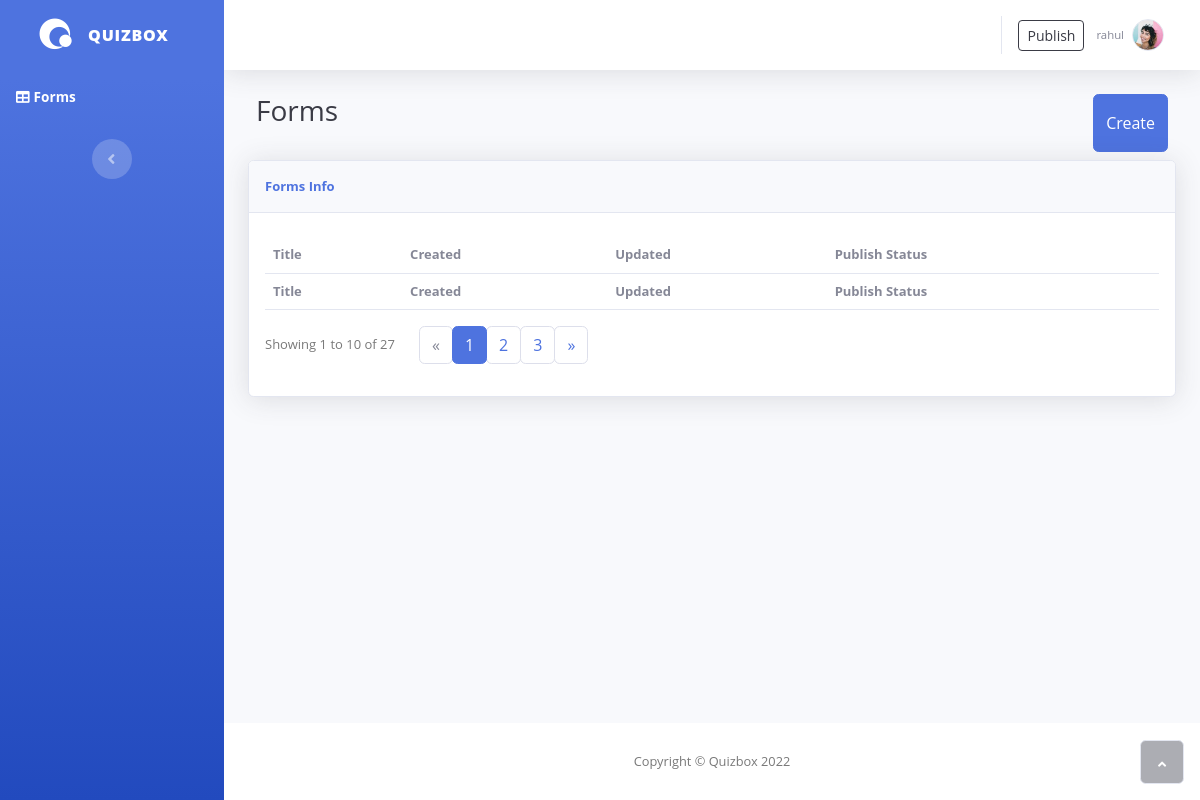
/form (signed in), run on an earlier commit of the app's database.
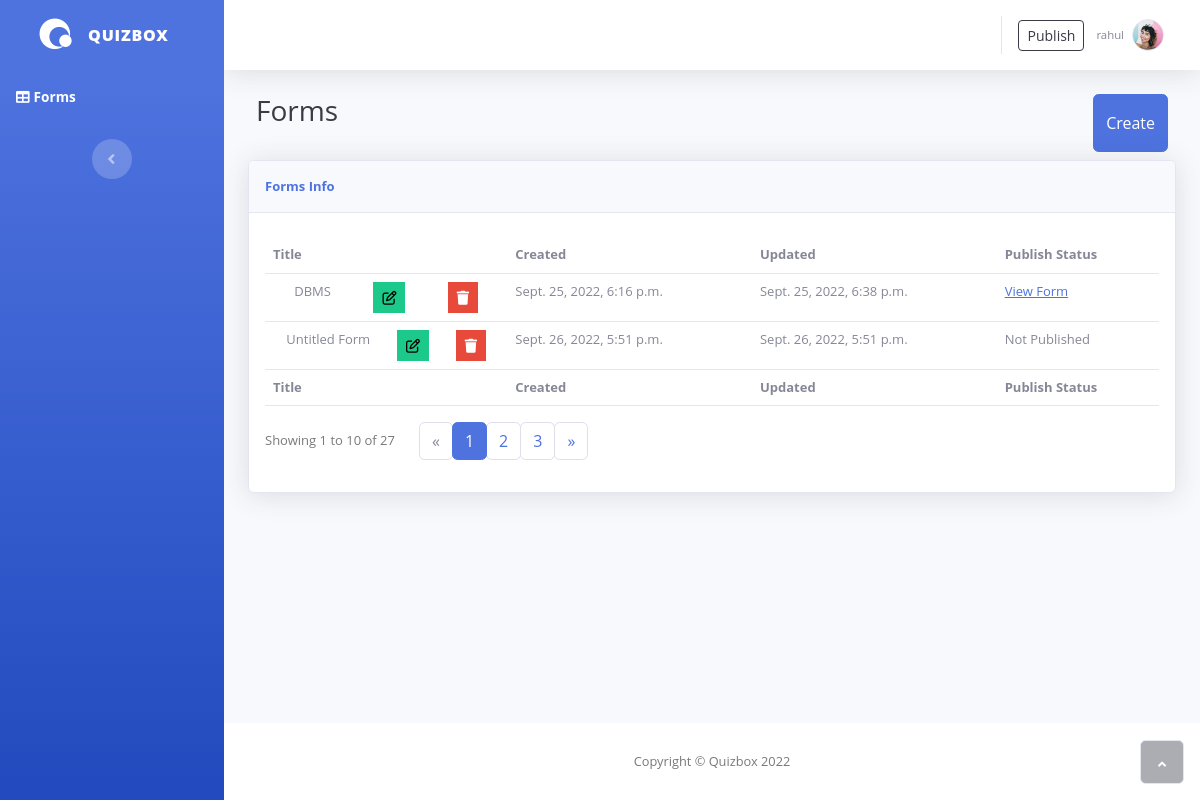
And on a later commit of the database.
### forms/models.py (models this page shows)
class Exam(models.Model):
    uuid = models.CharField(max_length=30)
    title = models.CharField(max_length=100)
    desc = models.CharField(max_length=300)
    owner = models.ForeignKey(User,on_delete=models.CASCADE,related_name="owner")
    email = models.EmailField(null=True)
    questions = models.ManyToManyField(Question, related_name="questions")
    is_publish = models.BooleanField(default=False)
    view_score = models.BooleanField(default=False)
    createdAt = models.DateTimeField(auto_now_add=True)
    updatedAt = models.DateTimeField(auto_now=True)

### forms/views.py (the view)
# urls.py: path('form',views.index,name="form"),
@login_required
def index(request):
    form = Exam.objects.filter(owner=request.user.id)
    if request.method == "GET":
        if form.count() == 0:
            return render(request,'index.html')
        if form[0].owner != request.user:
            return HttpResponse("You are not authorised to access this form")
        else:
            return render(request,'index.html', context={'form':form,'count':form.count()})

### templates/index.html (shortened to what the changed rows need)
{% load static %}
<!DOCTYPE html>
<html>
<head>
    <link rel="stylesheet" href="{% static 'bootstrap/css/bootstrap.min.css' %}">
	<link rel="stylesheet" href="{% static 'css/style.css' %}">
	<link rel="stylesheet" href="{% static 'css/profile.css' %}">
    <link rel="stylesheet" href="https://use.fontawesome.com/releases/v5.12.0/css/all.css">
    <link rel="stylesheet" href="{% static 'css/styles.min.css' %}">
</head>
<body id="page-top">
<div id="wrapper">
        <div class="d-flex flex-column" id="content-wrapper">
            <div id="content">
                <div class="container-fluid">
                    <div class="card shadow">
                            <div class="card-body">
                                <div class="table-responsive table mt-2" id="dataTable" role="grid" aria-describedby="dataTable_info">
                                    <table class="table my-0" id="dataTable">
                                        <thead>
                                            <tr>
                                                <th>Title</th>
                                                <th>Created</th>
                                                <th>Updated</th>
                                                <th>Publish Status</th>
                                            </tr>
                                        </thead>
                                        <tbody>
                                            {% for i in form %}
                                            <tr>
                                                <td>
                                                    <div class="d-flex justify-content-around">{{i.title}}
                                                        <button class="btn edit-btn btn-success btn-sm rounded-0" data-id="{{i.uuid}}" type="button" data-toggle="tooltip" data-placement="top" title="Edit"><i class="fa fa-edit"></i></button>
                                                        <button class="btn btn-danger delete-btn btn-sm rounded-0" data-id="{{i.uuid}}" type="button" data-toggle="tooltip" data-placement="top" title="Delete"><i class="fa fa-trash"></i></button>
                                                    </div>
                                            </td>
                                                <td>{{i.createdAt}}</td>
                                                <td>{{i.updatedAt}}</td>
                                                <td>{% if i.is_publish %}
                                                    <a href="{% url 'view_exam' i.uuid %}">View Form</a>
                                                    {% else %}
                                                    Not Published
                                                    {% endif %}</td>
                                            </tr>
                                            {% endfor %}
                                        </tbody>
                                        <tfoot>
                                            <tr>
                                                <th>Title</th>
                                                <th>Created</th>
                                                <th>Updated</th>
                                                <th>Publish Status</th>
                                            </tr>
                                        </tfoot>
                                    </table>
                                </div>
                            </div>
                        </div>
                </div>
            </div>
    </div>
</body>
</html>

What changed in the data, as far as the page shows it:
added Exam: title "DBMS", createdAt "Sept. 25, 2022, 6:16 p.m.", updatedAt "Sept. 25, 2022, 6:38 p.m.", is_publish "View Form"
added Exam: title "Untitled Form", createdAt "Sept. 26, 2022, 5:51 p.m.", updatedAt "Sept. 26, 2022, 5:51 p.m.", is_publish "Not Published"
